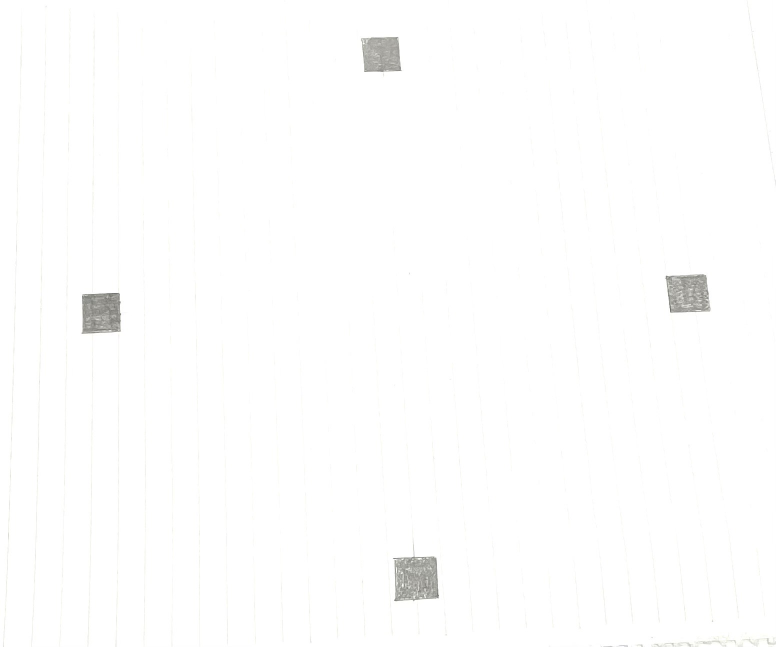
#> input picture expected_markings.jpeg, 1551 x 1293 px, given in place of the camera (shown at 1/2 size)
$ python Markings-Alignment.py
#> lines starting #> are read from the running program, lines starting #| are printed output that depends on the picture; after the words box and inside, x2 and y2 are one past the last pixel; in counts of white or black regions, pixels touching at a corner belong together
import cv2
import numpy as np

# expected positions of dots
# TODO update this with actual positions: DONE (see Obtain-Expected-Positions.py)
expected_positions = np.array([
    [980, 871],  # top
    [1266, 565],  # right
    [949, 316],  # bottom
    [661, 595],  # left
])

# tolerance for alignment
position_tolerance = 50

# open camera
cap = cv2.VideoCapture(0)

while True:
    ret, frame = cap.read()
#> frame is the input picture: shape (1293, 1551, 3); mean B, G, R 253.5, 253.7, 253.7
    if not ret:
        break

    gray = cv2.cvtColor(frame, cv2.COLOR_BGR2GRAY)
    _, thresh = cv2.threshold(gray, 50, 255, cv2.THRESH_BINARY_INV)
#> thresh: shape (1293, 1551); every value is 0

    # detect markings: black marks on white background
    contours, _ = cv2.findContours(thresh, cv2.RETR_EXTERNAL, cv2.CHAIN_APPROX_SIMPLE)
#> contours = []

    # filter markings by size and shape
    centers = []
    for cnt in contours:
        area = cv2.contourArea(cnt)
        if area < 100 or area > 10000:  # TODO adjust for actual marking size: DONE
            M = cv2.moments(cnt)
            if M["m00"] != 0:
                cx = int(M["m10"] / M["m00"])
                cy = int(M["m01"] / M["m00"])
                centers.append((cx, cy))
                cv2.circle(frame, (cx, cy), 5, (0, 255, 0), -1)
#> this loop made 0 passes
#> after the loop, centers = []

    alignment_status = "Not Aligned"  # TODO add alignment suggestion functionality
    if len(centers) == 4:
        # sort centers in expected diamond shape order(top, right, bottom, left)
        centers = sorted(centers, key=lambda c: c[1])  # sort by y
        top, bottom = centers[0], centers[3]
        middle = sorted(centers[1:3], key=lambda c: c[0])  # sort by x
        left, right = middle[0], middle[1]
        detected = np.array([top, right, bottom, left])

        # compare with expected positions
        diffs = np.linalg.norm(detected - expected_positions, axis=1)
        if np.all(diffs < position_tolerance):
            alignment_status = "Aligned"

    # show status
    cv2.putText(frame, alignment_status, (50, 50), cv2.FONT_HERSHEY_SIMPLEX, 1,
                (0, 255, 0) if alignment_status == "Aligned" else (0, 0, 255), 2)
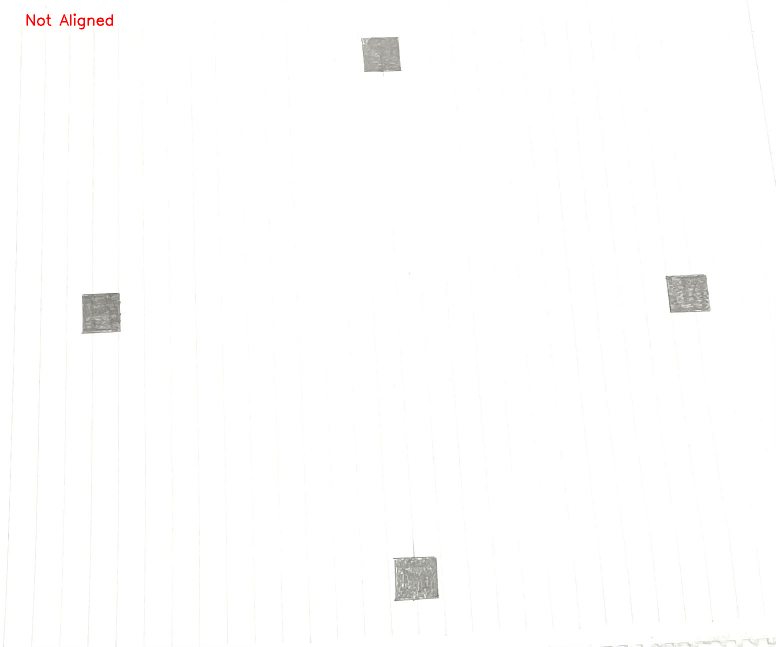
#> frame: shape (1293, 1551, 3) (shown at 1/2 size); 0.06% of pixels changed, all inside (x1, y1, x2, y2) = (53, 27, 226, 59)
    cv2.imshow("Alignment Check", frame)
    if cv2.waitKey(1) & 0xFF == ord('q'):
#> (key q is pressed here)
        break

cap.release()
cv2.destroyAllWindows()
